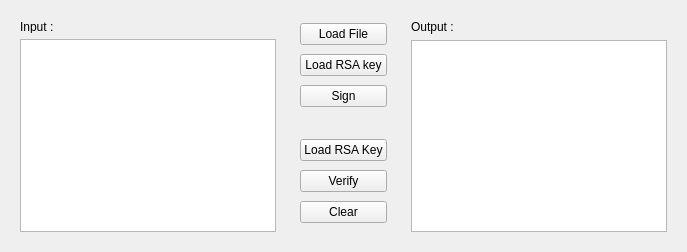
      <widget class="QWidget" name="tab4">
       <attribute name="title">
        <string>Authentication</string>
       </attribute>
       <layout class="QHBoxLayout" name="horizontalLayout_2">
        <item>
         <widget class="QWidget" name="Input_Widget" native="true">
          <layout class="QVBoxLayout" name="verticalLayout_3">
           <item>
            <widget class="QLabel" name="InputLabel_Authen">
             <property name="maximumSize">
              <size>
               <width>247</width>
               <height>13</height>
              </size>
             </property>
             <property name="text">
              <string>Input :</string>
             </property>
            </widget>
           </item>
           <item>
            <widget class="QTextEdit" name="Input_RSA_Authen_msg">
             <property name="html">
              <string>&lt;!DOCTYPE HTML PUBLIC &quot;-//W3C//DTD HTML 4.0//EN&quot; &quot;http://www.w3.org/TR/REC-html40/strict.dtd&quot;&gt;
&lt;html&gt;&lt;head&gt;&lt;meta name=&quot;qrichtext&quot; content=&quot;1&quot; /&gt;&lt;style type=&quot;text/css&quot;&gt;
p, li { white-space: pre-wrap; }
&lt;/style&gt;&lt;/head&gt;&lt;body style=&quot; font-family:'MS Shell Dlg 2'; font-size:8.25pt; font-weight:400; font-style:normal;&quot;&gt;
&lt;p style=&quot;-qt-paragraph-type:empty; margin-top:0px; margin-bottom:0px; margin-left:0px; margin-right:0px; -qt-block-indent:0; text-indent:0px;&quot;&gt;&lt;br /&gt;&lt;/p&gt;&lt;/body&gt;&lt;/html&gt;</string>
             </property>
            </widget>
           </item>
          </layout>
         </widget>
        </item>
        <item>
         <widget class="QWidget" name="Buttons_Widget" native="true">
          <layout class="QVBoxLayout" name="verticalLayout">
           <item>
            <widget class="QPushButton" name="Load_MSG_Authen">
             <property name="text">
              <string>Load File</string>
             </property>
            </widget>
           </item>
           <item>
            <widget class="QPushButton" name="Load_RSA_Authen_Key_sign">
             <property name="text">
              <string>Load RSA key</string>
             </property>
            </widget>
           </item>
           <item>
            <widget class="QPushButton" name="Sign_RSA_Authen">
             <property name="text">
              <string>Sign</string>
             </property>
            </widget>
           </item>
           <item>
            <widget class="QPushButton" name="Send_cypher_Authen">
             <property name="styleSheet">
              <string notr="true">QPushButton {
                                                            color: rgba(0, 0, 0, 0);
                                                            background-color: rgba(0, 0, 0, 0);
                                                            border: 0px;
                                                            }
                                                        </string>
             </property>
             <property name="text">
              <string>Send Cypher</string>
             </property>
            </widget>
           </item>
           <item>
            <widget class="QPushButton" name="Load_RSA_Authen_Key_Verif">
             <property name="text">
              <string>Load RSA Key</string>
             </property>
            </widget>
           </item>
           <item>
            <widget class="QPushButton" name="Verify_RSA_Authen">
             <property name="text">
              <string>Verify</string>
             </property>
            </widget>
           </item>
           <item>
            <widget class="QPushButton" name="Clear_All_Authen">
             <property name="text">
              <string>Clear</string>
             </property>
            </widget>
           </item>
          </layout>
         </widget>
        </item>
        <item>
         <widget class="QWidget" name="Output_Widget" native="true">
          <layout class="QVBoxLayout" name="verticalLayout_2">
           <item>
            <widget class="QLabel" name="OutputLabel_Authen">
             <property name="text">
              <string>Output :</string>
             </property>
            </widget>
           </item>
           <item>
            <widget class="QTextEdit" name="Output_RSA_Authen">
             <property name="html">
              <string>&lt;!DOCTYPE HTML PUBLIC &quot;-//W3C//DTD HTML 4.0//EN&quot; &quot;http://www.w3.org/TR/REC-html40/strict.dtd&quot;&gt;
&lt;html&gt;&lt;head&gt;&lt;meta name=&quot;qrichtext&quot; content=&quot;1&quot; /&gt;&lt;style type=&quot;text/css&quot;&gt;
p, li { white-space: pre-wrap; }
&lt;/style&gt;&lt;/head&gt;&lt;body style=&quot; font-family:'MS Shell Dlg 2'; font-size:8.25pt; font-weight:400; font-style:normal;&quot;&gt;
&lt;p style=&quot;-qt-paragraph-type:empty; margin-top:0px; margin-bottom:0px; margin-left:0px; margin-right:0px; -qt-block-indent:0; text-indent:0px;&quot;&gt;&lt;br /&gt;&lt;/p&gt;&lt;/body&gt;&lt;/html&gt;</string>
             </property>
            </widget>
           </item>
          </layout>
         </widget>
        </item>
       </layout>
      </widget>
